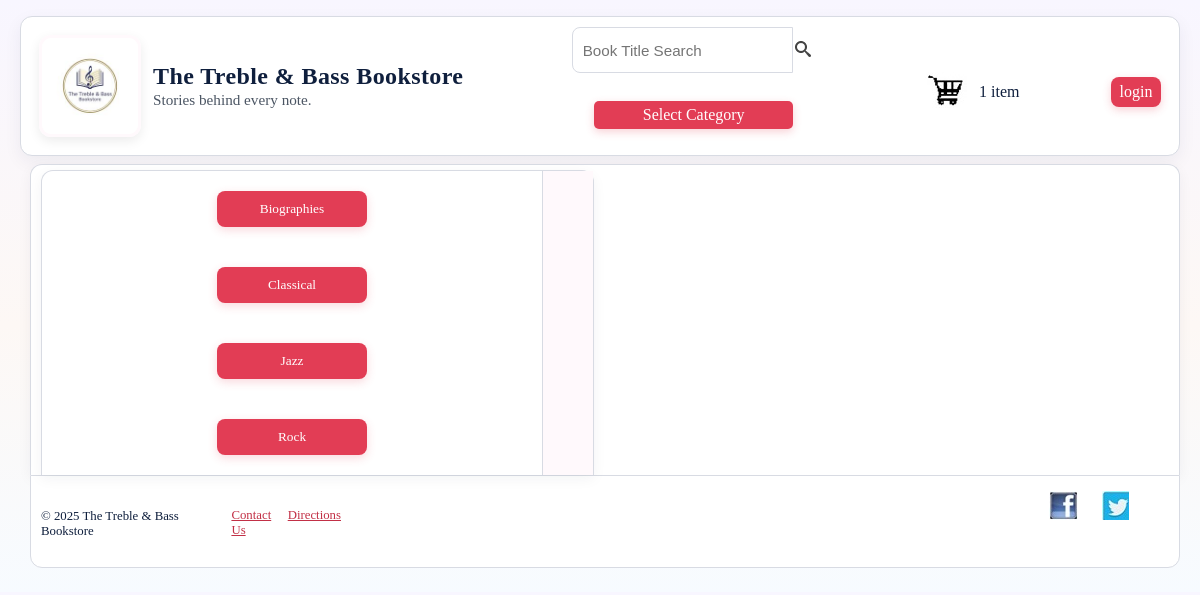
The page /category on the database its author committed.
### tables this page shows
CREATE TABLE categories (
id INTEGER PRIMARY KEY,
name TEXT
, image TEXT);

### app.py (the view)
@app.route('/category')
def category():
    category_id = request.args.get("categoryId", type=int)
    conn = get_db_connection()
    selected_books = conn.execute(
        "SELECT * FROM books WHERE categoryId = ?",
        (category_id,)
    ).fetchall()
    conn.close()
    return render_template(
        "category.html",
        selectedCategory=category_id,
        categories=get_categories(),
        books=selected_books
    )

### app.py (called while the page is built)
@app.context_processor
def add_store_details():
    return {"store": STORE}

def get_db_connection():
    conn = sqlite3.connect('bookstore.db')
    conn.row_factory = sqlite3.Row
    return conn

def get_categories():
    conn = get_db_connection()
    rows = conn.execute("SELECT * FROM categories").fetchall()
    conn.close()
    return rows

### templates/category.html (shortened to what this page needs)
{% extends 'base.html' %}
{% block container %}
<main>
    <section id="catLeft">
        {% for category in categories %}
            {% if selectedCategory == category['id'] %}
                <p class='selectedCategory'>{{ category['name'] }}</p>
            {% else %}
                <p class='notSelectedCategory'><a href="{{ url_for('category', categoryId=category['id']) }}">{{ category['name'] }}</a></p>
            {% endif %}
        {% endfor %}
    </section>
    <section id="catRight">
    </section>
</main>
{% endblock %}

### static/css/main.css (style rules this page uses)
:root { --ink: #0f1f3d; --accent: #e23d55; --accent-dark: #c23046; --soft: #fff9fc; --border: #d8dbe3; }
body { max-width: 1160px; margin: 0 auto; padding: 0 16px 24px 16px; font-family: "Georgia", "Times New Roman", serif; color: var(--ink); background: linear-gradient(180deg, #f8f6ff 0%, #fdf8f5 55%, #f7fbff 100%); }
a { color: var(--ink); }
main { display: flex; margin: 5px 0 0 10px; border-top: 1px solid var(--border); border-left: 1px solid var(--border); border-right: 1px solid var(--border); background: white; border-radius: 12px 12px 0 0; box-shadow: 0 4px 14px rgba(15, 31, 61, 0.05); }
#catLeft { width: 500px; border-right: 1px solid var(--border); display: flex; flex-direction: column; align-items: center; justify-content: center; }
.notSelectedCategory { height: 36px; width: 150px; border-radius: 8px; margin: 20px; text-align: center; line-height: 36px; background-color: var(--accent); box-shadow: 0 3px 10px rgba(226, 61, 85, 0.2); }
.notSelectedCategory a { color: white; font-size: smaller; text-decoration: none; display: block; width: 100%; height: 100%; border-radius: 8px; }
#catRight { padding: 20px 20px 20px 30px; box-shadow: inset 0 0 0 20px var(--soft); display: flex; flex-wrap: wrap; background-color: var(--soft); }

### rows shown on the page
categories: name "Biographies"
categories: name "Classical"
categories: name "Jazz"
categories: name "Rock"

### other values the page prints
{{ store.name }} "The Treble & Bass Bookstore"
{{ store.tagline }} "Stories behind every note."
{{ store.copyright }} "2025 The Treble & Bass Bookstore"
